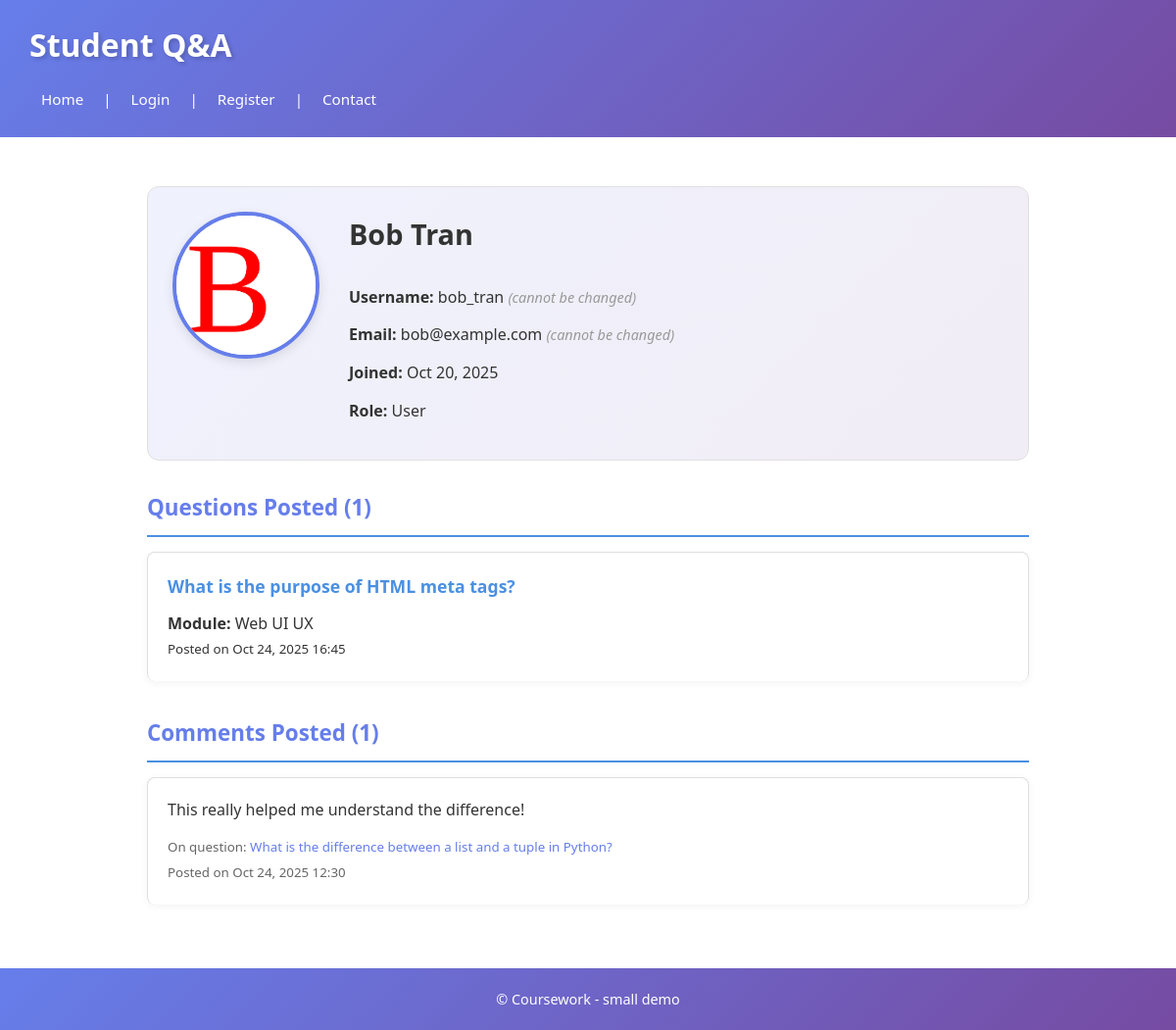
/profile.php?username=bob_tran, run on the app's committed database.
### tables this page shows
CREATE TABLE `user` (
  `id` int(11) NOT NULL,
  `username` varchar(100) NOT NULL,
  `name` varchar(100) NOT NULL,
  `email` varchar(100) NOT NULL,
  `password` varchar(255) NOT NULL,
  `role` enum('user','admin') NOT NULL DEFAULT 'user',
  `avatar` varchar(255) DEFAULT NULL,
  `created_at` datetime NOT NULL DEFAULT current_timestamp()
);

CREATE TABLE `question` (
  `id` int(11) NOT NULL,
  `text` text NOT NULL,
  `date` datetime NOT NULL,
  `userid` int(11) DEFAULT NULL,
  `moduleid` int(11) DEFAULT NULL,
  `img` varchar(255) DEFAULT NULL
);

CREATE TABLE `module` (
  `id` int(11) NOT NULL,
  `name` varchar(100) NOT NULL
);

CREATE TABLE `comment` (
  `id` int(11) NOT NULL,
  `text` text NOT NULL,
  `date` datetime NOT NULL DEFAULT current_timestamp(),
  `userid` int(11) NOT NULL,
  `questionid` int(11) NOT NULL
);

### profile.php (called while the page is built, shortened)
<?php
require 'includes/DatabaseConnection.php';
require 'includes/DataBaseFunctions.php';
$username = $_GET['username'];
$user = getUserByUsername($pdo, $username);
$userQuestions = getUserQuestions($pdo, $user['id']);
$userComments = getUserComments($pdo, $user['id']);
include 'templates/user_profile.php';
include 'templates/layout.php';
?>

### includes/DataBaseFunctions.php (called while the page is built, shortened)
<?php
function getUserByUsername($pdo, $username) {
    $sql = "SELECT id, username, name, email, role, avatar, created_at FROM `user` WHERE username = :username";
    return query($pdo, $sql, [':username' => $username])->fetch();
}
function query($pdo, $sql, $params = []) {
    $stmt = $pdo->prepare($sql);
    $stmt->execute($params);
    return $stmt;
}
function getUserQuestions($pdo, $userid) {
    $sql = "SELECT q.id, q.text AS questiontext, q.date, q.img, q.moduleid,
                   m.name AS modulename
            FROM question q
            LEFT JOIN module m ON q.moduleid = m.id
            WHERE q.userid = :userid
            ORDER BY q.date DESC";
    return query($pdo, $sql, [':userid' => $userid])->fetchAll();
}
function getUserComments($pdo, $userid) {
    $sql = "SELECT c.id, c.text, c.date, q.id AS questionid, q.text AS questiontext
            FROM comment c
            JOIN question q ON c.questionid = q.id
            WHERE c.userid = :userid
            ORDER BY c.date DESC";
    return query($pdo, $sql, [':userid' => $userid])->fetchAll();
}
?>

### templates/user_profile.php (the view, shortened to what this page needs)
<div class="user-profile">
    <div class="profile-header">
        <div class="avatar-section">
            <?php if (!empty($user['avatar'])): ?>
                <img src="images/avatars/<?=htmlspecialchars($user['avatar'])?>" alt="<?=htmlspecialchars($user['name'])?>" class="profile-avatar">
            <?php else: ?>
                <div class="profile-avatar-placeholder">No Avatar</div>
            <?php endif; ?>
        </div>
        <div class="profile-info">
            <h2><?=htmlspecialchars($user['name'])?></h2>
            <p><strong>Username:</strong> <?=htmlspecialchars($user['username'])?> <span class="info-note">(cannot be changed)</span></p>
            <p><strong>Email:</strong> <?=htmlspecialchars($user['email'])?> <span class="info-note">(cannot be changed)</span></p>
            <p><strong>Joined:</strong> <?=htmlspecialchars(date('M d, Y', strtotime($user['created_at'])))?></p>
            <p><strong>Role:</strong> <?=htmlspecialchars($user['role'] === 'admin' ? 'Administrator' : 'User')?></p>
        </div>
    </div>
    <div class="profile-content">
        <h3>Questions Posted (<?=count($userQuestions)?>)</h3>
        <?php if (empty($userQuestions)): ?>
            <p>No questions yet.</p>
        <?php else: ?>
            <div class="questions-list">
                <?php foreach ($userQuestions as $q): ?>
                    <article class="question-card">
                        <h4><a href="question.php?id=<?=htmlspecialchars($q['id'])?>"><?=htmlspecialchars(substr($q['questiontext'], 0, 100))?></a></h4>
                        <p><strong>Module:</strong> <?=htmlspecialchars($q['modulename'] ?? 'Unassigned')?></p>
                        <p><small>Posted on <?=htmlspecialchars(date('M d, Y H:i', strtotime($q['date'])))?></small></p>
                    </article>
                <?php endforeach; ?>
            </div>
        <?php endif; ?>
    </div>
    <div class="profile-content">
        <h3>Comments Posted (<?=count($userComments)?>)</h3>
        <?php if (empty($userComments)): ?>
            <p>No comments yet.</p>
        <?php else: ?>
            <div class="comments-list">
                <?php foreach ($userComments as $c): ?>
                    <article class="comment-card">
                        <p><?=htmlspecialchars($c['text'])?></p>
                        <p><small>On question: <a href="question.php?id=<?=htmlspecialchars($c['questionid'])?>"><?=htmlspecialchars(substr($c['questiontext'], 0, 80))?></a></small></p>
                        <p><small>Posted on <?=htmlspecialchars(date('M d, Y H:i', strtotime($c['date'])))?></small></p>
                    </article>
                <?php endforeach; ?>
            </div>
        <?php endif; ?>
    </div>
</div>

### styles.css (style rules this page uses)
* { margin: 0; padding: 0; box-sizing: border-box; }
body { font-family: 'Segoe UI', Tahoma, Geneva, Verdana, sans-serif; color: #333; line-height: 1.6; min-height: 100vh; background: linear-gradient(135deg, #667eea 0%, #764ba2 25%, #f093fb 50%, #4facfe 75%, #00f2fe 100%); background-size: 400% 400%; animation: gradientShift 15s ease infinite; position: relative; }
img { max-width: 100%; height: auto; }
a { color: #667eea; text-decoration: none; transition: color 0.3s ease; }
h2 { margin-top: 0; color: #333; border-bottom: 3px solid #667eea; padding-bottom: 12px; margin-bottom: 20px; font-size: 1.8em; }
h3 { color: #667eea; margin-top: 25px; margin-bottom: 15px; font-size: 1.4em; }
h4 { color: #333; margin-bottom: 10px; font-size: 1.1em; }
article { border-bottom: 1px solid #e0e0e0; padding: 20px 0; }
article:last-child { border-bottom: none; }
.user-profile { max-width: 900px; margin: 20px auto; }
.profile-header { display: flex; align-items: flex-start; gap: 30px; padding: 25px; background: linear-gradient(135deg, rgba(102, 126, 234, 0.1) 0%, rgba(118, 75, 162, 0.1) 100%); border-radius: 12px; margin-bottom: 30px; border: 1px solid #e0e0e0; }
.avatar-section { display: flex; flex-direction: column; align-items: center; }
.profile-avatar { width: 150px; height: 150px; border-radius: 50%; object-fit: cover; border: 4px solid #667eea; box-shadow: 0 4px 12px rgba(0, 0, 0, 0.1); }
.profile-info { flex: 1; }
.profile-info h2 { margin-top: 0; margin-bottom: 15px; border-bottom: none; }
.profile-info p { margin: 10px 0; line-height: 1.8; }
.info-note { color: #999; font-size: 0.9em; font-style: italic; }
.profile-content { margin-bottom: 35px; }
.questions-list, .comments-list { display: flex; flex-direction: column; gap: 15px; }
.question-card, .comment-card { padding: 20px; background: white; border: 1px solid #e0e0e0; border-radius: 8px; box-shadow: 0 2px 8px rgba(0, 0, 0, 0.05); transition: transform 0.2s ease, box-shadow 0.2s ease; }
.question-card h4 { margin: 0 0 12px 0; }
.comment-card p:first-child { margin: 0 0 12px 0; color: #333; }
.comment-card small { color: #666; }

### templates/user_profile.php (style rules this page uses)
.profile-content h3 { border-bottom: 2px solid #4a90e2; padding-bottom: 10px; margin-bottom: 15px; }
.question-card h4 a { color: #4a90e2; text-decoration: none; }

### data on the page
user: avatar (picture), name "Bob Tran", username "bob_tran", email "bob@example.com", created_at "Oct 20, 2025", role "User"
question: text "What is the purpose of HTML meta tags?", moduleid.name "Web UI UX", date "Oct 24, 2025 16:45"
comment: text "This really helped me understand the difference!", questionid.text "What is the difference between a list and a tuple in Python?", date "Oct 24, 2025 12:30"

### other printed values
count($userQuestions) "1"
count($userComments) "1"
